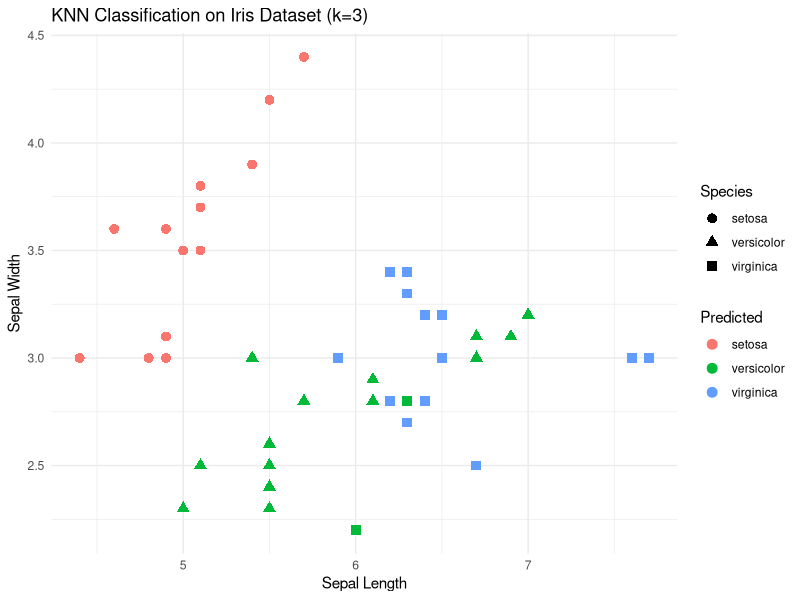

This figure's R source:
# Install packages if not already installed
install.packages("class")       # For KNN
install.packages("ggplot2")     # For visualization

# Load libraries
library(class)
library(ggplot2)
library(caret)  # For data partition

# Load iris dataset
data(iris)

# Split data: 70% train, 30% test
set.seed(123)
index <- createDataPartition(iris$Species, p=0.7, list=FALSE)
train_data <- iris[index, ]
test_data <- iris[-index, ]

# Prepare data for KNN
train_X <- train_data[, 1:4]       # Features
train_y <- train_data$Species      # Labels
test_X <- test_data[, 1:4]

# Run KNN with k=3
knn_pred <- knn(train = train_X, test = test_X, cl = train_y, k = 3)

# Add predicted labels to test data
test_data$Predicted <- knn_pred

# Confusion matrix
conf_matrix <- table(Predicted = knn_pred, Actual = test_data$Species)
print(conf_matrix)

# Visualization: Plot Sepal.Length vs Sepal.Width colored by prediction
ggplot(test_data, aes(x = Sepal.Length, y = Sepal.Width, color = Predicted, shape = Species)) +
  geom_point(size = 3) +
  labs(title = "KNN Classification on Iris Dataset (k=3)",
       x = "Sepal Length",
       y = "Sepal Width") +
  theme_minimal()
